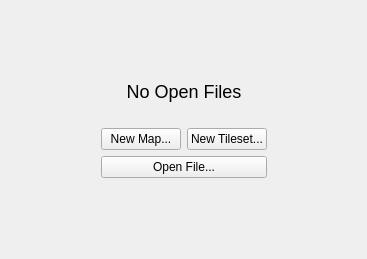
<?xml version="1.0" encoding="UTF-8"?>
<ui version="4.0">
 <class>Tiled::Internal::NoEditorWidget</class>
 <widget class="QWidget" name="Tiled::Internal::NoEditorWidget">
  <property name="geometry">
   <rect>
    <x>0</x>
    <y>0</y>
    <width>367</width>
    <height>259</height>
   </rect>
  </property>
  <layout class="QGridLayout" name="gridLayout">
   <item row="1" column="1">
    <layout class="QVBoxLayout" name="verticalLayout">
     <item>
      <widget class="QLabel" name="title">
       <property name="text">
        <string>&lt;font size=&quot;+2&quot;&gt;No Open Files&lt;/font&gt;</string>
       </property>
       <property name="alignment">
        <set>Qt::AlignCenter</set>
       </property>
      </widget>
     </item>
     <item>
      <spacer name="verticalSpacer_3">
       <property name="orientation">
        <enum>Qt::Vertical</enum>
       </property>
       <property name="sizeType">
        <enum>QSizePolicy::Fixed</enum>
       </property>
       <property name="sizeHint" stdset="0">
        <size>
         <width>20</width>
         <height>20</height>
        </size>
       </property>
      </spacer>
     </item>
     <item>
      <layout class="QHBoxLayout" name="horizontalLayout">
       <item>
        <widget class="QPushButton" name="newMapButton">
         <property name="text">
          <string>New Map...</string>
         </property>
        </widget>
       </item>
       <item>
        <widget class="QPushButton" name="newTilesetButton">
         <property name="text">
          <string>New Tileset...</string>
         </property>
        </widget>
       </item>
      </layout>
     </item>
     <item>
      <layout class="QVBoxLayout" name="verticalLayout_4">
       <item>
        <widget class="QPushButton" name="openFileButton">
         <property name="text">
          <string>Open File...</string>
         </property>
        </widget>
       </item>
      </layout>
     </item>
    </layout>
   </item>
   <item row="0" column="1">
    <spacer name="verticalSpacer">
     <property name="orientation">
      <enum>Qt::Vertical</enum>
     </property>
     <property name="sizeHint" stdset="0">
      <size>
       <width>20</width>
       <height>80</height>
      </size>
     </property>
    </spacer>
   </item>
   <item row="1" column="0">
    <spacer name="horizontalSpacer_2">
     <property name="orientation">
      <enum>Qt::Horizontal</enum>
     </property>
     <property name="sizeHint" stdset="0">
      <size>
       <width>84</width>
       <height>20</height>
      </size>
     </property>
    </spacer>
   </item>
   <item row="2" column="1">
    <spacer name="verticalSpacer_2">
     <property name="orientation">
      <enum>Qt::Vertical</enum>
     </property>
     <property name="sizeHint" stdset="0">
      <size>
       <width>20</width>
       <height>79</height>
      </size>
     </property>
    </spacer>
   </item>
   <item row="1" column="2">
    <spacer name="horizontalSpacer">
     <property name="orientation">
      <enum>Qt::Horizontal</enum>
     </property>
     <property name="sizeHint" stdset="0">
      <size>
       <width>84</width>
       <height>20</height>
      </size>
     </property>
    </spacer>
   </item>
  </layout>
 </widget>
 <resources/>
 <connections/>
</ui>
